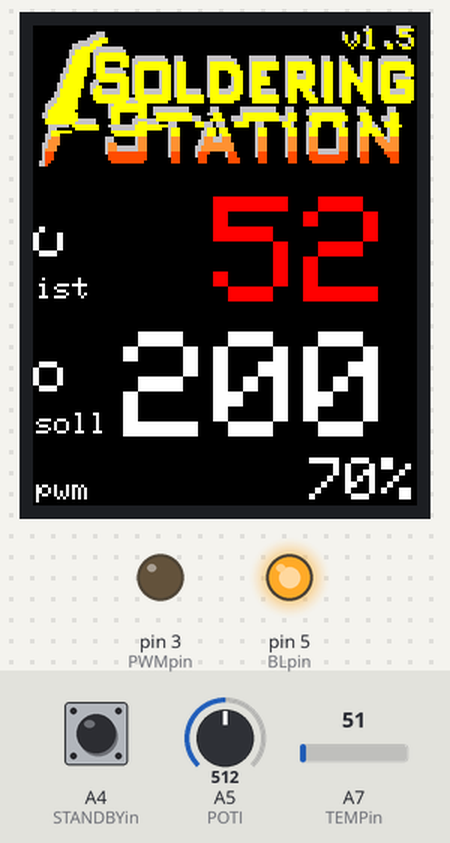
Bench run of a sketch on a simulated Arduino Nano, built with avr-gcc and run on an emulated ATmega328P. On the bench: 128×160 colour display, output pins drawn as LEDs (lit = HIGH). The test bench sets the inputs (shaded band); at power-on: A4 (STANDBYin) HIGH, A5 (POTI) = 512, A7 (TEMPin) = 51.

Above: at 4.9 s.
5.0 s: A4 (STANDBYin) pulled LOW for 0.15 s
5.7 s: A5 (POTI) set to 139
At 6.34 s:
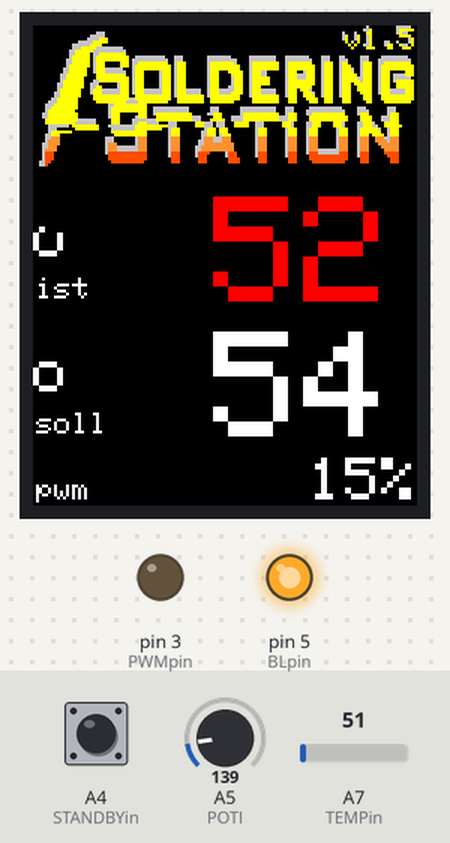
7.2 s: A5 (POTI) set to 124
At 7.5 s:
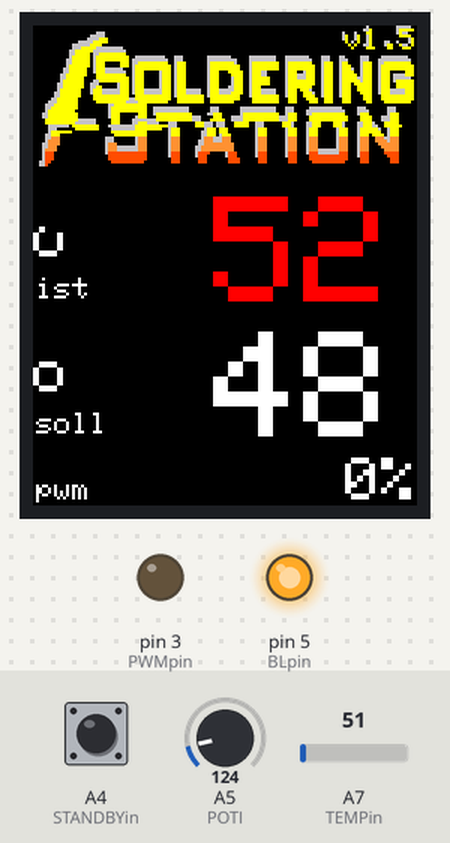
8.7 s: A7 (TEMPin) set to 61
At 9.2 s:
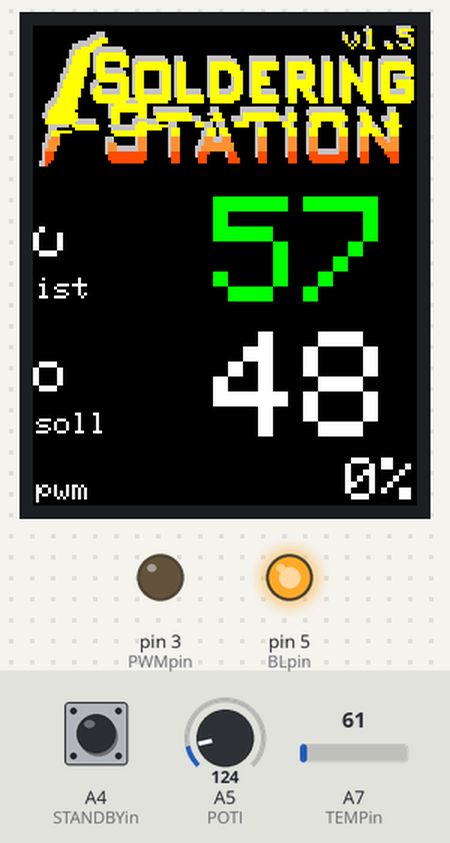
10.2 s: A4 (STANDBYin) pulled LOW for 1 s
At 11.0 s:
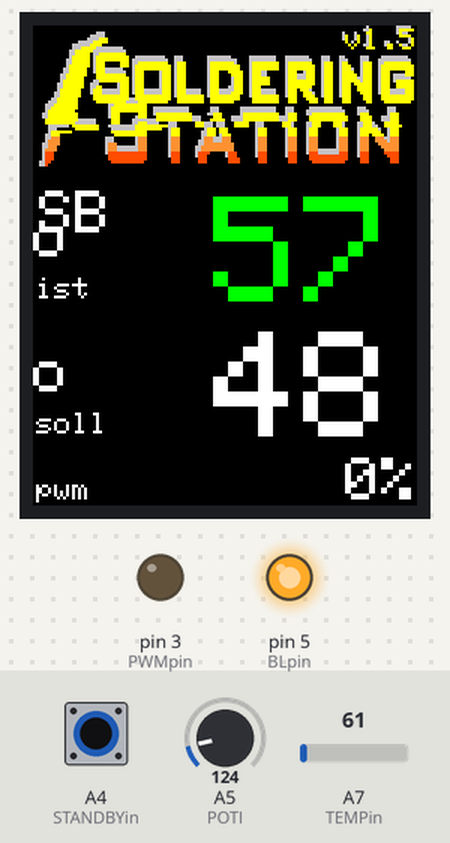
12.7 s: A7 (TEMPin) set to 71
At 13.1 s:
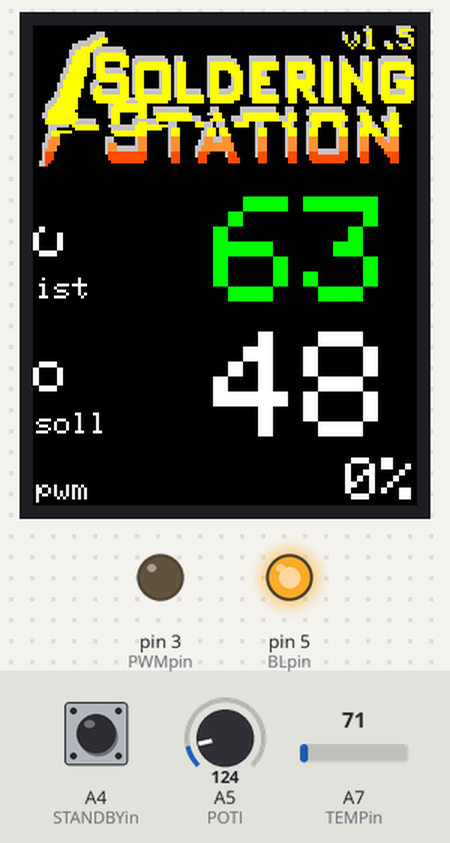
Timing chart, 0 to 15.2 s (numbered marks = the images above; inputs shaded):
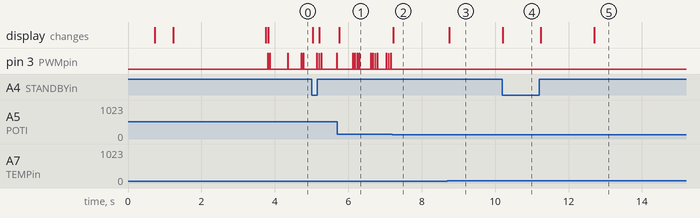

The sketch:

SolderStation_2.0.ino
```cpp
//*******************************//
// Soldering Station
// Matthias Wagner
// www.k-pank.de/so
// Get.A.Soldering.Station@gmail.com
//*******************************//

#include <Adafruit_GFX.h>    // Core graphics library
#include <Adafruit_ST7735.h> // Library for the display
#include <SPI.h>            // comunication between the Arduino and the display

#include "iron.h"
#include "stationLOGO.h"


#define VERSION "1.5"		//Version der Steuerung
#define INTRO

#define sclk 	13		// Don't change
#define mosi 	11		// Don't change
#define cs_tft	10		//


//V1.5
#define dc   	9		// 8
#define rst  	12		// 9


/*
//V1.4
#define dc   	8
#define rst  	9
*/

#define STANDBYin A4
#define POTI   	A5
#define TEMPin 	A7
#define PWMpin 	3
#define BLpin		5

#define CNTRL_GAIN 10

#define DELAY_MAIN_LOOP 	10
#define DELAY_MEASURE 		50
//#define ADC_TO_TEMP_GAIN 	0.415
#define ADC_TO_TEMP_GAIN 	0.53 //Mit original Weller Station verglichen
#define ADC_TO_TEMP_OFFSET 25.0
#define STANDBY_TEMP			175

#define BLACK     0x0000 // definite the colours of the display
#define BLUE      0x001F
#define RED       0xF800
#define GREEN     0x07E0
#define CYAN      0x07FF
#define MAGENTA   0xF81F
#define YELLOW    0xFFE0
#define WHITE     0xFFFF
#define LightGrey   0xC618
#define DarkGrey    0x7BEF

#define OVER_SHOT 			2
#define MAX_PWM_LOW			180
#define MAX_PWM_HI			210		//254
#define MAX_POTI				400		//400Grad C

#define PWM_DIV 1024						//default: 64   31250/64 = 2ms

Adafruit_ST7735 TFTscreen = Adafruit_ST7735(cs_tft, dc, mosi, sclk, rst); // has to be compatible to the Adafruit library

int pwm = 0; //pwm Out Val 0.. 255
int soll_temp = 300;
boolean standby_act = false;


void setup(void) {
/*
   Serial.begin(9600);
   TFTscreen.begin();
   TFTscreen.fillScreen(WHITE);
      */

	pinMode(BLpin, OUTPUT);
	digitalWrite(BLpin, LOW);

	pinMode(STANDBYin, INPUT_PULLUP);

	pinMode(PWMpin, OUTPUT);
	digitalWrite(PWMpin, LOW);
	setPwmFrequency(PWMpin, PWM_DIV);
	digitalWrite(PWMpin, LOW);

	//TFTscreen.init();
	SPI.setClockDivider(SPI_CLOCK_DIV4);  // 4MHz

  TFTscreen.initR(INITR_BLACKTAB);

	TFTscreen.setRotation(0);	// 0 - Portrait, 1 - Lanscape
	TFTscreen.fillScreen(BLACK);
	TFTscreen.setTextWrap(true);


	//Print station Logo
	TFTscreen.drawBitmap(2,1,stationLOGO1,124,47,LightGrey);

	TFTscreen.drawBitmap(3,3,stationLOGO1,124,47,YELLOW);
	TFTscreen.drawBitmap(3,3,stationLOGO2,124,47,Color565(254,147,52));
	TFTscreen.drawBitmap(3,3,stationLOGO3,124,47,Color565(255,78,0));


	//BAcklight on
	digitalWrite(BLpin, HIGH);


#if defined(INTRO)

	delay(500);

	//Print Iron
	TFTscreen.drawBitmap(15,50,iron,100,106,LightGrey);
	TFTscreen.drawBitmap(17,52,iron,100,106,YELLOW);
	delay(500);

	TFTscreen.setTextSize(2);
	TFTscreen.setTextColor(LightGrey);
	TFTscreen.setCursor(70,130);
	TFTscreen.print(VERSION);

	TFTscreen.setTextSize(2);
	TFTscreen.setTextColor(YELLOW);
	TFTscreen.setCursor(72,132);
	TFTscreen.print(VERSION);

	TFTscreen.setTextSize(1);
	TFTscreen.setTextColor(LightGrey);
	TFTscreen.setCursor(103,0);
	TFTscreen.print("v");
	TFTscreen.print(VERSION);

	TFTscreen.setTextColor(YELLOW);
	TFTscreen.setCursor(104,1);
	TFTscreen.print("v");
	TFTscreen.print(VERSION);

	delay(2500);
#endif


	TFTscreen.fillRect(0,47,128,125,BLACK);
	TFTscreen.setTextColor(WHITE);

	TFTscreen.setTextSize(1);
	TFTscreen.setCursor(1,84);
	TFTscreen.print("ist");

	TFTscreen.setTextSize(2);
	TFTscreen.setCursor(117,47);
	TFTscreen.print("o");

	TFTscreen.setTextSize(1);
	TFTscreen.setCursor(1,129);
	TFTscreen.print("soll");

	TFTscreen.setTextSize(2);
	TFTscreen.setCursor(117,92);
	TFTscreen.print("o");

	TFTscreen.setCursor(80,144);
	TFTscreen.print("   %");

	TFTscreen.setTextSize(1);
	TFTscreen.setCursor(1,151);		//60
	TFTscreen.print("pwm");

	TFTscreen.setTextSize(2);

}

void loop() {

	int actual_temperature = getTemperature();
	soll_temp = map(analogRead(POTI), 0, 1024, 0, MAX_POTI);


	//TODO: Put in Funktion
	TFTscreen.setCursor(2,55);
	if (digitalRead(STANDBYin) == true)
		TFTscreen.setTextColor(BLACK);
	else
		TFTscreen.setTextColor(WHITE);
	TFTscreen.print("SB");

	//

	int soll_temp_tmp = soll_temp;

	if (digitalRead(STANDBYin) == false)
		standby_act = true;
	else
		standby_act = false;

	if (standby_act && (soll_temp >= STANDBY_TEMP ))
		soll_temp_tmp = STANDBY_TEMP;


	int diff = (soll_temp_tmp + OVER_SHOT)- actual_temperature;
	pwm = diff*CNTRL_GAIN;

	int MAX_PWM;

	//Set max heating Power
	MAX_PWM = actual_temperature <= STANDBY_TEMP ? MAX_PWM_LOW : MAX_PWM_HI;

	//8 Bit Range
	pwm = pwm > MAX_PWM ? pwm = MAX_PWM : pwm < 0 ? pwm = 0 : pwm;


	//NOTfall sicherheit / Spitze nicht eingesteckt
	if (actual_temperature > 550){
		pwm = 0;
		actual_temperature = 0;
	}


	analogWrite(PWMpin, pwm);
	//digitalWrite(PWMpin, LOW);

	writeHEATING(soll_temp, actual_temperature, pwm);

	delay(DELAY_MAIN_LOOP);		//wait for some time
}


int getTemperature()
{
  analogWrite(PWMpin, 0);		//switch off heater
  delay(DELAY_MEASURE);			//wait for some time (to get low pass filter in steady state)
  int adcValue = analogRead(TEMPin); // read the input on analog pin 7:
  Serial.print("ADC Value ");
  Serial.print(adcValue);
  analogWrite(PWMpin, pwm);	//switch heater back to last value
  return round(((float) adcValue)*ADC_TO_TEMP_GAIN+ADC_TO_TEMP_OFFSET); //apply linear conversion to actual temperature
}


void writeHEATING(int tempSOLL, int tempVAL, int pwmVAL){
	static int d_tempSOLL = 2;		//Tiefpass für Anzeige (Poti zittern)

	static int tempSOLL_OLD = 	10;
	static int tempVAL_OLD	= 	10;
	static int pwmVAL_OLD	= 	10;
	//TFT Anzeige

	pwmVAL = map(pwmVAL, 0, 254, 0, 100);

	TFTscreen.setTextSize(5);
	if (tempVAL_OLD != tempVAL){
		TFTscreen.setCursor(30,57);
		TFTscreen.setTextColor(BLACK);
		//TFTscreen.print(tempSOLL_OLD);
		//erste Stelle unterschiedlich
		if ((tempVAL_OLD/100) != (tempVAL/100)){
			TFTscreen.print(tempVAL_OLD/100);
		}
		else
			TFTscreen.print(" ");

		if ( ((tempVAL_OLD/10)%10) != ((tempVAL/10)%10) )
			TFTscreen.print((tempVAL_OLD/10)%10 );
		else
			TFTscreen.print(" ");

		if ( (tempVAL_OLD%10) != (tempVAL%10) )
			TFTscreen.print(tempVAL_OLD%10 );

		TFTscreen.setCursor(30,57);
		TFTscreen.setTextColor(WHITE);

		if (tempVAL < 100)
			TFTscreen.print(" ");
		if (tempVAL <10)
			TFTscreen.print(" ");

		int tempDIV = round(float(tempSOLL - tempVAL)*8.5);
		tempDIV = tempDIV > 254 ? tempDIV = 254 : tempDIV < 0 ? tempDIV = 0 : tempDIV;
		TFTscreen.setTextColor(Color565(tempDIV, 255-tempDIV, 0));
		if (standby_act)
			TFTscreen.setTextColor(CYAN);
		TFTscreen.print(tempVAL);

		tempVAL_OLD = tempVAL;
	}

	//if (tempSOLL_OLD != tempSOLL){
	if ((tempSOLL_OLD+d_tempSOLL < tempSOLL) || (tempSOLL_OLD-d_tempSOLL > tempSOLL)){
		TFTscreen.setCursor(30,102);
		TFTscreen.setTextColor(BLACK);
		//TFTscreen.print(tempSOLL_OLD);
		//erste Stelle unterschiedlich
		if ((tempSOLL_OLD/100) != (tempSOLL/100)){
			TFTscreen.print(tempSOLL_OLD/100);
		}
		else
			TFTscreen.print(" ");

		if ( ((tempSOLL_OLD/10)%10) != ((tempSOLL/10)%10) )
			TFTscreen.print((tempSOLL_OLD/10)%10 );
		else
			TFTscreen.print(" ");

		if ( (tempSOLL_OLD%10) != (tempSOLL%10) )
			TFTscreen.print(tempSOLL_OLD%10 );

		//Neuen Wert in Weiß schreiben
		TFTscreen.setCursor(30,102);
		TFTscreen.setTextColor(WHITE);
		if (tempSOLL < 100)
			TFTscreen.print(" ");
		if (tempSOLL <10)
			TFTscreen.print(" ");

		TFTscreen.print(tempSOLL);
		tempSOLL_OLD = tempSOLL;

	}


	TFTscreen.setTextSize(2);
	if (pwmVAL_OLD != pwmVAL){
		TFTscreen.setCursor(80,144);
		TFTscreen.setTextColor(BLACK);
		//TFTscreen.print(tempSOLL_OLD);
		//erste stelle Unterscheidlich
		if ((pwmVAL_OLD/100) != (pwmVAL/100)){
			TFTscreen.print(pwmVAL_OLD/100);
		}
		else
			TFTscreen.print(" ");

		if ( ((pwmVAL_OLD/10)%10) != ((pwmVAL/10)%10) )
			TFTscreen.print((pwmVAL_OLD/10)%10 );
		else
			TFTscreen.print(" ");

		if ( (pwmVAL_OLD%10) != (pwmVAL%10) )
			TFTscreen.print(pwmVAL_OLD%10 );

		TFTscreen.setCursor(80,144);
		TFTscreen.setTextColor(WHITE);
		if (pwmVAL < 100)
			TFTscreen.print(" ");
		if (pwmVAL <10)
			TFTscreen.print(" ");

		TFTscreen.print(pwmVAL);
		pwmVAL_OLD = pwmVAL;

	}

}


uint16_t Color565(uint8_t r, uint8_t g, uint8_t b) {
  return ((r & 0xF8) << 8) | ((g & 0xFC) << 3) | (b >> 3);
}


void setPwmFrequency(int pin, int divisor) {
  byte mode;
  if(pin == 5 || pin == 6 || pin == 9 || pin == 10) {
    switch(divisor) {
      case 1: mode = 0x01; break;
      case 8: mode = 0x02; break;
      case 64: mode = 0x03; break;
      case 256: mode = 0x04; break;
      case 1024: mode = 0x05; break;
      default: return;
    }
    if(pin == 5 || pin == 6) {
      TCCR0B = TCCR0B & 0b11111000 | mode;
    } else {
      TCCR1B = TCCR1B & 0b11111000 | mode;
    }
  } else if(pin == 3 || pin == 11) {
    switch(divisor) {
      case 1: mode = 0x01; break;
      case 8: mode = 0x02; break;
      case 32: mode = 0x03; break;
      case 64: mode = 0x04; break;
      case 128: mode = 0x05; break;
      case 256: mode = 0x06; break;
      case 1024: mode = 0x7; break;
      default: return;
    }
    TCCR2B = TCCR2B & 0b11111000 | mode;
  }
}
```

iron.h
```cpp
// Generated by   : ImageConverter 565 Online
// Generated from : kran.png
// Time generated : Thu, 27 Mar 14 19:03:52 +0100  (Server timezone: CET)
// Image Size     : 108x115 pixels
// Memory usage   : 24840 bytes

#include <avr/pgmspace.h>

const uint8_t iron[] PROGMEM={
0x0,0xf,0xff,0xff,0xff,0xff,0xff,0xff,0xff,0xff,0xff,0x0,0x0,
0x0,0x7f,0xff,0xff,0xff,0xff,0xff,0xff,0xff,0xff,0xff,0xe0,0x0,
0x1,0xff,0xff,0xff,0xff,0xff,0xff,0xff,0xff,0xff,0xff,0xf8,0x0,
0x7,0xe0,0x0,0x0,0x0,0x0,0x0,0x0,0x0,0x0,0x7c,0x7e,0x0,
0xf,0x80,0x0,0x0,0x0,0x0,0x0,0x0,0x0,0x0,0x7c,0x1f,0x0,
0x1f,0x0,0x0,0x0,0x0,0x0,0x0,0x0,0x0,0x0,0x7c,0xf,0x80,
0x1c,0x0,0x0,0x0,0x0,0x0,0x0,0x0,0x0,0x0,0x78,0x3,0x80,
0x3c,0x0,0x0,0x0,0x0,0x0,0x0,0x0,0x0,0x0,0xf8,0x3,0xc0,
0x38,0x0,0x0,0x0,0x0,0x0,0x0,0x0,0x0,0x0,0xf0,0x1,0xc0,
0x70,0x0,0x0,0x0,0x0,0x0,0x0,0x0,0x0,0x3,0xf0,0x0,0xe0,
0x70,0x0,0x0,0x0,0x0,0x0,0x0,0x0,0x0,0x7,0xe0,0x0,0xe0,
0x70,0x0,0x0,0x0,0x0,0x0,0x0,0x0,0x0,0x3f,0xc0,0x0,0xe0,
0xe0,0x0,0x0,0x0,0x0,0x0,0x0,0x0,0x3,0xff,0x80,0x0,0x70,
0xe0,0x0,0x0,0x0,0x0,0x0,0x0,0x0,0xf,0xff,0x0,0x0,0x70,
0xe0,0x0,0x0,0x0,0x0,0x0,0x0,0x0,0x7f,0xfe,0x0,0x0,0x70,
0xe0,0x0,0x0,0x0,0x0,0x0,0x0,0x79,0xff,0xf0,0x0,0x0,0x70,
0xe0,0x0,0x0,0x0,0x0,0x0,0x0,0xff,0xff,0x80,0x0,0x0,0x70,
0xe0,0x0,0x0,0x0,0x0,0x0,0x0,0xff,0xf8,0x0,0x0,0x0,0x70,
0xe0,0x0,0x0,0x0,0x0,0x0,0x1,0xff,0xe0,0x0,0x0,0x0,0x70,
0xe0,0x0,0x0,0x0,0x0,0x0,0x3,0xff,0xc0,0x0,0x0,0x0,0x70,
0xe0,0x0,0x0,0x0,0x0,0x0,0x3,0xff,0xe0,0x0,0x0,0x0,0x70,
0xe0,0x0,0x0,0x0,0x0,0x0,0x7,0xff,0xe0,0x0,0x0,0x0,0x70,
0xe0,0x0,0x0,0x0,0x0,0x0,0x7,0xff,0xc0,0x0,0x0,0x0,0x70,
0xe0,0x0,0x0,0x0,0x0,0x0,0xf,0xff,0xc0,0x0,0x0,0x0,0x70,
0xe0,0x0,0x0,0x0,0x0,0x0,0x1f,0xff,0x80,0x0,0x0,0x0,0x70,
0xe0,0x0,0x0,0x0,0x0,0x0,0x1f,0xff,0x80,0x0,0x0,0x0,0x70,
0xe0,0x0,0x0,0x0,0x0,0x0,0x3f,0xff,0x0,0x0,0x0,0x0,0x70,
0xe0,0x0,0x0,0x0,0x0,0x0,0x3f,0xff,0x0,0x0,0x0,0x0,0x70,
0xe0,0x0,0x0,0x0,0x0,0x0,0x7f,0xfe,0x0,0x0,0x0,0x0,0x70,
0xe0,0x0,0x0,0x0,0x0,0x0,0xff,0xfe,0x0,0x0,0x0,0x0,0x70,
0xe0,0x0,0x0,0x0,0x0,0x0,0xff,0xfc,0x0,0x0,0x0,0x0,0x70,
0xe0,0x0,0x0,0x0,0x0,0x1,0xff,0xfc,0x0,0x0,0x0,0x0,0x70,
0xe0,0x0,0x0,0x0,0x0,0x1,0xff,0xf8,0x0,0x0,0x0,0x0,0x70,
0xe0,0x0,0x0,0x0,0x0,0x3,0xff,0xf8,0x0,0x0,0x0,0x0,0x70,
0xe0,0x0,0x0,0x0,0x0,0x7,0xff,0xf0,0x0,0x0,0x0,0x0,0x70,
0xe0,0x0,0x0,0x0,0x0,0x7,0xff,0xf0,0x0,0x0,0x0,0x0,0x70,
0xe0,0x0,0x0,0x0,0x0,0xf,0xff,0xe0,0x0,0x0,0x0,0x0,0x70,
0xe0,0x0,0x0,0x0,0x0,0xf,0xff,0xe0,0x0,0x0,0x0,0x0,0x70,
0xe0,0x0,0x0,0x0,0x0,0x1f,0xff,0xc0,0x0,0x0,0x0,0x0,0x70,
0xe0,0x0,0x0,0x0,0x0,0x3f,0xff,0xc0,0x0,0x0,0x0,0x0,0x70,
0xe0,0x0,0x0,0x0,0x0,0x3f,0xff,0x80,0x0,0x0,0x0,0x0,0x70,
0xe0,0x0,0x0,0x0,0x0,0x7f,0xff,0x80,0x0,0x0,0x0,0x0,0x70,
0xe0,0x0,0x0,0x0,0x0,0xff,0xff,0x0,0x0,0x0,0x0,0x0,0x70,
0xe0,0x0,0x0,0x0,0x0,0xff,0xff,0x0,0x0,0x0,0x0,0x0,0x70,
0xe0,0x0,0x0,0x0,0x1,0xff,0xfe,0x0,0x0,0x0,0x0,0x0,0x70,
0xe0,0x0,0x0,0x0,0x1,0xff,0xfe,0x0,0x0,0x0,0x0,0x0,0x70,
0xe0,0x0,0x0,0x0,0x3,0xff,0xfc,0x0,0x0,0x0,0x0,0x0,0x70,
0xe0,0x0,0x0,0x0,0x7,0xff,0xfc,0x0,0x0,0x0,0x0,0x0,0x70,
0xe0,0x0,0x0,0x0,0x7,0xff,0xf8,0x0,0x0,0x0,0x0,0x0,0x70,
0xe0,0x0,0x0,0x0,0xf,0xff,0xf8,0x0,0x0,0x0,0x0,0x0,0x70,
0xe0,0x0,0x0,0x0,0x1f,0xff,0xf0,0x0,0x0,0x0,0x0,0x0,0x70,
0xe0,0x0,0x0,0x0,0x1f,0xff,0xf0,0x0,0x0,0x0,0x0,0x0,0x70,
0xe0,0x0,0x0,0x0,0x3f,0xff,0xe0,0x0,0x0,0x0,0x0,0x0,0x70,
0xe0,0x0,0x0,0x1,0xff,0xff,0xe0,0x0,0x0,0x0,0x0,0x0,0x70,
0xe0,0x0,0x0,0x3,0xff,0xff,0xc0,0x0,0x0,0x0,0x0,0x0,0x70,
0xe0,0x0,0x0,0x7,0xff,0xff,0xc0,0x0,0x0,0x0,0x0,0x0,0x70,
0xe0,0x0,0x0,0x7,0xff,0xff,0x80,0x0,0x0,0x0,0x0,0x0,0x70,
0xe0,0x0,0x0,0xf,0xff,0xff,0x80,0x0,0x0,0x0,0x0,0x0,0x70,
0xe0,0x0,0x0,0xf,0xff,0xff,0x0,0x0,0x0,0x0,0x0,0x0,0x70,
0xe0,0x0,0x0,0x1f,0xff,0xff,0x0,0x0,0x0,0x0,0x0,0x0,0x70,
0xe0,0x0,0x0,0x3f,0xff,0xff,0x0,0x0,0x0,0x0,0x0,0x0,0x70,
0xe0,0x0,0x0,0x3f,0xff,0xff,0x0,0x0,0x0,0x0,0x0,0x0,0x70,
0xe0,0x0,0x0,0x7f,0xff,0xff,0x0,0x0,0x0,0x0,0x0,0x0,0x70,
0xe0,0x0,0x0,0x7f,0xff,0xff,0x80,0x0,0x0,0x0,0x0,0x0,0x70,
0xe0,0x0,0x0,0x7f,0xff,0xff,0x0,0x0,0x0,0x0,0x0,0x0,0x70,
0xe0,0x0,0x0,0x7f,0xff,0xff,0x0,0x0,0x0,0x0,0x0,0x0,0x70,
0xe0,0x0,0x0,0x3f,0xff,0xfe,0x0,0x0,0x0,0x0,0x0,0x0,0x70,
0xe0,0x0,0x0,0x3f,0xff,0xfe,0x0,0x0,0x0,0x0,0x0,0x0,0x70,
0xe0,0x0,0x0,0x1f,0xff,0xfc,0x0,0x0,0x0,0x0,0x0,0x0,0x70,
0xe0,0x0,0x0,0xf,0xff,0xfc,0x0,0x0,0x0,0x0,0x0,0x0,0x70,
0xe0,0x0,0x0,0xf,0xff,0xf8,0x0,0x0,0x0,0x0,0x0,0x0,0x70,
0xe0,0x0,0x0,0xf,0xff,0xf8,0x0,0x0,0x0,0x0,0x0,0x0,0x70,
0xe0,0x0,0x0,0xf,0xff,0xf0,0x0,0x0,0x0,0x0,0x0,0x0,0x70,
0xe0,0x0,0x0,0x1f,0xff,0xe0,0x0,0x0,0x0,0x0,0x0,0x0,0x70,
0xe0,0x0,0x0,0x1f,0xe7,0x80,0x0,0x0,0x0,0x0,0x0,0x0,0x70,
0xe0,0x0,0x0,0x3f,0xc0,0x0,0x0,0x0,0x0,0x0,0x0,0x0,0x70,
0xe0,0x0,0x0,0x3f,0xc0,0x0,0x0,0x0,0x0,0x0,0x0,0x0,0x70,
0xe0,0x0,0x0,0x7f,0x80,0x0,0x0,0x0,0x0,0x0,0x0,0x0,0x70,
0xe0,0x0,0x0,0x7f,0x0,0x0,0x0,0x0,0x0,0x0,0x0,0x0,0x70,
0xe0,0x0,0x0,0xff,0x0,0x0,0x0,0x0,0x0,0x0,0x0,0x0,0x70,
0xe0,0x0,0x0,0xfe,0x0,0x0,0x0,0x0,0x0,0x0,0x0,0x0,0x70,
0xe0,0x0,0x1,0xfe,0x0,0x0,0x0,0x0,0x0,0x0,0x0,0x0,0x70,
0xe0,0x0,0x3,0xfc,0x0,0x0,0x0,0x0,0x0,0x0,0x0,0x0,0x70,
0xe0,0x0,0x3,0xfc,0x0,0x0,0x0,0x0,0x0,0x0,0x0,0x0,0x70,
0xe0,0x0,0x7,0xf8,0x0,0x0,0x0,0x0,0x0,0x0,0x0,0x0,0x70,
0xe0,0x0,0x7,0xf0,0x0,0x0,0x0,0x0,0x0,0x0,0x0,0x0,0x70,
0xe0,0x0,0xf,0xf0,0x0,0x0,0x0,0x0,0x0,0x0,0x0,0x0,0x70,
0xe0,0x0,0xf,0xe0,0x0,0x0,0x0,0x0,0x0,0x0,0x0,0x0,0x70,
0xe0,0x0,0xf,0xe0,0x0,0x0,0x0,0x0,0x0,0x0,0x0,0x0,0x70,
0xe0,0x0,0xf,0xc0,0x0,0x0,0x0,0x0,0x0,0x0,0x0,0x0,0x70,
0xe0,0x0,0x7,0xc0,0x0,0x0,0x0,0x0,0x0,0x0,0x0,0x0,0x70,
0xe0,0x0,0xe,0x0,0x0,0x0,0x0,0x0,0x0,0x0,0x0,0x0,0x70,
0xe0,0x0,0x1c,0x0,0x0,0x0,0x0,0x0,0x0,0x0,0x0,0x0,0x70,
0xe0,0x0,0x1c,0x0,0x0,0x0,0x0,0x0,0x0,0x0,0x0,0x0,0x70,
0x70,0x0,0x38,0x0,0x0,0x0,0x0,0x0,0x0,0x0,0x0,0x0,0xe0,
0x70,0x0,0x38,0x0,0x0,0x0,0x0,0x0,0x0,0x0,0x0,0x0,0xe0,
0x70,0x0,0x70,0x0,0x0,0x0,0x0,0x0,0x0,0x0,0x0,0x0,0xe0,
0x38,0x0,0x70,0x0,0x0,0x0,0x0,0x0,0x0,0x0,0x0,0x1,0xc0,
0x3c,0x0,0xe0,0x0,0x0,0x0,0x0,0x0,0x0,0x0,0x0,0x3,0xc0,
0x1c,0x0,0xc0,0x0,0x0,0x0,0x0,0x0,0x0,0x0,0x0,0x3,0x80,
0x1f,0x1,0xc0,0x0,0x0,0x0,0x0,0x0,0x0,0x0,0x0,0xf,0x80,
0xf,0x81,0x80,0x0,0x0,0x0,0x0,0x0,0x0,0x0,0x0,0x1f,0x0,
0x7,0xe1,0x0,0x0,0x0,0x0,0x0,0x0,0x0,0x0,0x0,0x7e,0x0,
0x1,0xff,0xff,0xff,0xff,0xff,0xff,0xff,0xff,0xff,0xff,0xf8,0x0,
0x0,0xff,0xff,0xff,0xff,0xff,0xff,0xff,0xff,0xff,0xff,0xe0,0x0,
0x0,0xf,0xff,0xff,0xff,0xff,0xff,0xff,0xff,0xff,0xff,0x0,0x0
};
```

Source omitted: stationLOGO.h (10093 bytes)

Measured:
- after the input at 5.7 s, the display: changes after 0.06 s (image 1)
- after the input at 7.2 s, pin 3 (PWMpin): stops changing and stays LOW; the display: changes at once (image 2)
- after the input at 8.7 s, the display: changes after 0.05 s (image 3)
- after the input at 10.2 s, the display: changes at once (image 4)
- after the input at 12.7 s, the display: changes at once (image 5)
